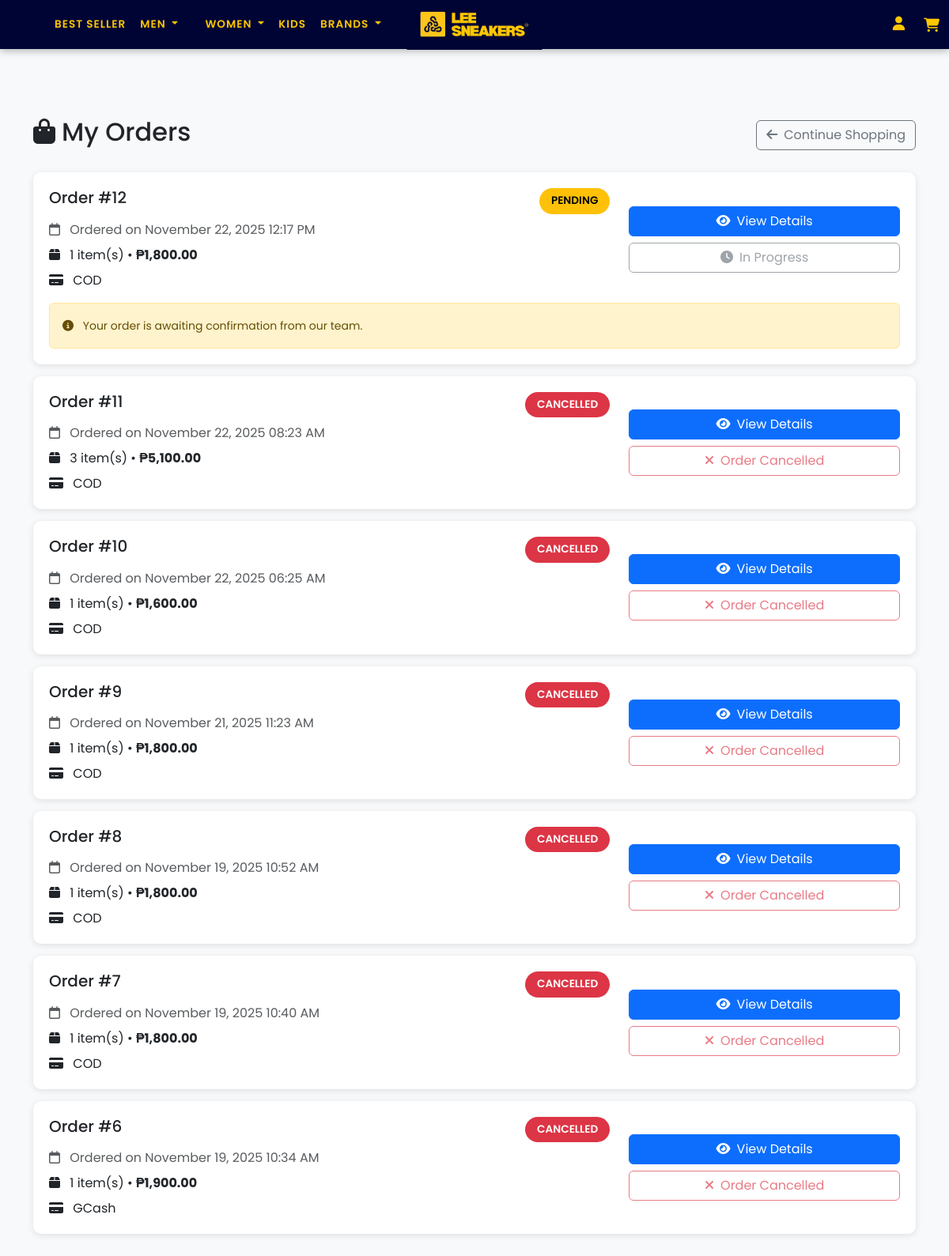
The app's page /user/my_orders.php (signed in) with its own data.
### tables this page shows
CREATE TABLE `orders` (
  `id` int(11) NOT NULL,
  `user_id` int(11) NOT NULL,
  `total_amount` decimal(10,2) NOT NULL,
  `status` enum('pending','confirmed','processing','completed','cancelled') DEFAULT 'pending',
  `shipping_address` text NOT NULL,
  `payment_method` varchar(50) NOT NULL,
  `gcash_screenshot` varchar(255) DEFAULT NULL,
  `created_at` timestamp NOT NULL DEFAULT current_timestamp(),
  `updated_at` timestamp NOT NULL DEFAULT current_timestamp() ON UPDATE current_timestamp()
);

### config/database.php (called while the page is built, shortened)
<?php
function formatPrice($price) {
    return '₱' . number_format($price, 2);
}
?>

### user/my_orders.php (the view, shortened to what this page needs)
<?php
require_once '../config/database.php';
$user_id = $_SESSION['user_id'];
$orders_query = "SELECT o.*, COUNT(oi.id) as item_count
                 FROM orders o
                 LEFT JOIN order_items oi ON o.id = oi.order_id
                 WHERE o.user_id = ?
                 GROUP BY o.id
                 ORDER BY o.created_at DESC";
$stmt = $conn->prepare($orders_query);
$stmt->bind_param("i", $user_id);
$stmt->execute();
$orders = $stmt->get_result();
?>
<!DOCTYPE html>
<html lang="en">
<head>
    <link href="https://cdn.jsdelivr.net/npm/bootstrap@5.3.0/dist/css/bootstrap.min.css" rel="stylesheet">
    <link rel="stylesheet" href="https://cdnjs.cloudflare.com/ajax/libs/font-awesome/6.4.0/css/all.min.css">
    <link rel="stylesheet" href="../css/style.css">
</head>
<body>
<nav class="navbar navbar-expand-lg fixed-top">
  <div class="container-fluid">
    <a class="navbar-brand" href="index.php">
      <img src="../nav_images/logo.png" alt="LEE Sneakers Logo">
    </a>
    <ul class="navbar-nav d-none d-lg-flex flex-row align-items-center ms-5" style="margin-left: 60px;">
      <li class="nav-item">
        <a class="nav-link" href="index.php#best-seller">BEST SELLER</a>
      </li>
      <li class="nav-item dropdown">
        <a class="nav-link dropdown-toggle" href="#" id="menDropdown" role="button" data-bs-toggle="dropdown">
          MEN
        </a>
      </li>
      <li class="nav-item dropdown">
        <a class="nav-link dropdown-toggle" href="#" id="womenDropdown" role="button" data-bs-toggle="dropdown">
          WOMEN
        </a>
      </li>
      <li class="nav-item">
        <a class="nav-link" href="index.php#kids">KIDS</a>
      </li>
      <li class="nav-item dropdown">
        <a class="nav-link dropdown-toggle" href="#" id="brandsDropdown" role="button" data-bs-toggle="dropdown">
          BRANDS
        </a>
      </li>
    </ul>
    <div class="nav-icons ms-auto">
      <div class="profile-container">
            <i class="fas fa-user nav-icon" onclick="toggleProfile()"></i>
        </div>
      <a href="cart.php" title="Cart" style="position: relative;">
        <i class="fas fa-shopping-cart"></i>
      </a>
    </div>
  </div>
</nav>
    <div class="container py-5">
        <div class="d-flex justify-content-between align-items-center mb-4">
            <h2><i class="fas fa-shopping-bag me-2"></i>My Orders</h2>
            <a href="index.php" class="btn btn-outline-secondary">
                <i class="fas fa-arrow-left me-2"></i>Continue Shopping
            </a>
        </div>
        <?php if ($orders->num_rows > 0): ?>
            <?php while ($order = $orders->fetch_assoc()): ?>
                <div class="order-card">
                    <div class="row">
                        <div class="col-md-8">
                            <div class="d-flex justify-content-between mb-2">
                                <h5 class="mb-0">Order #<?php echo $order['id']; ?></h5>
                                <span class="status-badge status-<?php echo $order['status']; ?>">
                                    <?php echo ucfirst($order['status']); ?>
                                </span>
                            </div>
                            <p class="text-muted mb-2">
                                <i class="far fa-calendar me-2"></i>
                                Ordered on <?php echo date('F d, Y h:i A', strtotime($order['created_at'])); ?>
                            </p>
                            <p class="mb-2">
                                <i class="fas fa-box me-2"></i>
                                <?php echo $order['item_count']; ?> item(s) •
                                <strong><?php echo formatPrice($order['total_amount']); ?></strong>
                            </p>
                            <p class="mb-0">
                                <i class="fas fa-credit-card me-2"></i>
                                <?php echo $order['payment_method']; ?>
                            </p>
                        </div>
                        <div class="col-md-4 d-flex align-items-center justify-content-end">
                            <div class="d-grid gap-2 w-100">
                                <a href="view_order_details.php?order_id=<?php echo $order['id']; ?>" class="btn btn-primary">
                                    <i class="fas fa-eye me-2"></i>View Details
                                </a>
                                <?php if ($order['status'] === 'completed'): ?>
                                    <button class="btn btn-outline-secondary" disabled>
                                        <i class="fas fa-check me-2"></i>Order Completed
                                    </button>
                                <?php elseif ($order['status'] === 'cancelled'): ?>
                                    <button class="btn btn-outline-danger" disabled>
                                        <i class="fas fa-times me-2"></i>Order Cancelled
                                    </button>
                                <?php else: ?>
                                    <button class="btn btn-outline-secondary" disabled>
                                        <i class="fas fa-clock me-2"></i>In Progress
                                    </button>
                                <?php endif; ?>
                            </div>
                        </div>
                    </div>
                    <?php if ($order['status'] === 'pending'): ?>
                        <div class="alert alert-warning mt-3 mb-0">
                            <small>
                                <i class="fas fa-info-circle me-2"></i>
                                Your order is awaiting confirmation from our team.
                            </small>
                        </div>
                    <?php endif; ?>
                </div>
            <?php endwhile; ?>
        <?php endif; ?>
    </div>
</body>
</html>

### css/style.css (style rules this page uses)
* { margin: 0; padding: 0; box-sizing: border-box; }
body { font-family: 'Poppins', sans-serif; background-color: #000435; }
.navbar { background-color: #000435; box-shadow: 0 2px 10px rgba(0,0,0,0.05); padding: 1rem 0; }
.navbar-brand { font-weight: 900; color: #FEC700 !important; font-size: 1.8rem; letter-spacing: 3px; }
.nav-link { font-weight: 500; color: #FEC700 !important; margin: 0 0.5rem; transition: color 0.3s; font-size: 0.9rem; }
.navbar .fas { color: #FEC700; cursor: pointer; transition: color 0.3s; font-size: 1.1rem; }

### user/my_orders.php (style rules this page uses)
.navbar { background: #000435; box-shadow: 0 2px 10px rgba(0,0,0,0.3); padding: 0.8rem 0; }
.navbar-brand { position: absolute; left: 50%; transform: translateX(-50%); z-index: 1050; }
.navbar-brand img { height: 65px; width: auto; }
.navbar-nav { align-items: center; gap: 0rem; }
.navbar-nav .nav-link { color: #FEC700; font-weight: 600; font-size: 0.85rem; padding: 0.5rem 1rem; margin: 0 1px; transition: all 0.3s ease; text-transform: uppercase; letter-spacing: 1px; position: relative; }
.navbar-nav .nav-item:has(#womenDropdown) { margin-left: 1rem; }
.nav-icons { display: flex; align-items: center; gap: 1.5rem; }
.nav-icons a { color: #FEC700; font-size: 1.3rem; transition: all 0.3s ease; cursor: pointer; }
.profile-container { position: relative; }
body { padding-top: 100px; background-color: #f8f9fa; }
.order-card { background: white; padding: 20px; border-radius: 10px; margin-bottom: 15px; box-shadow: 0 2px 8px rgba(0,0,0,0.1); transition: transform 0.2s; }
.status-badge { padding: 6px 15px; border-radius: 20px; font-size: 0.85rem; font-weight: 600; text-transform: uppercase; }
.status-pending { background: #ffc107; color: #000; }
.status-cancelled { background: #dc3545; color: white; }

### records on screen
orders: id "12", status "PENDING", created_at "November 22, 2025 12:17 PM", item_count "1", total_amount "₱1,800.00", payment_method "COD", shows "In Progress", shows "Your order is awaiting confirmation from our team."
orders: id "11", status "CANCELLED", created_at "November 22, 2025 08:23 AM", item_count "3", total_amount "₱5,100.00", payment_method "COD", shows "Order Cancelled"
orders: id "10", status "CANCELLED", created_at "November 22, 2025 06:25 AM", item_count "1", total_amount "₱1,600.00", payment_method "COD", shows "Order Cancelled"
orders: id "9", status "CANCELLED", created_at "November 21, 2025 11:23 AM", item_count "1", total_amount "₱1,800.00", payment_method "COD", shows "Order Cancelled"
orders: id "8", status "CANCELLED", created_at "November 19, 2025 10:52 AM", item_count "1", total_amount "₱1,800.00", payment_method "COD", shows "Order Cancelled"
orders: id "7", status "CANCELLED", created_at "November 19, 2025 10:40 AM", item_count "1", total_amount "₱1,800.00", payment_method "COD", shows "Order Cancelled"
orders: id "6", status "CANCELLED", created_at "November 19, 2025 10:34 AM", item_count "1", total_amount "₱1,900.00", payment_method "GCash", shows "Order Cancelled"
